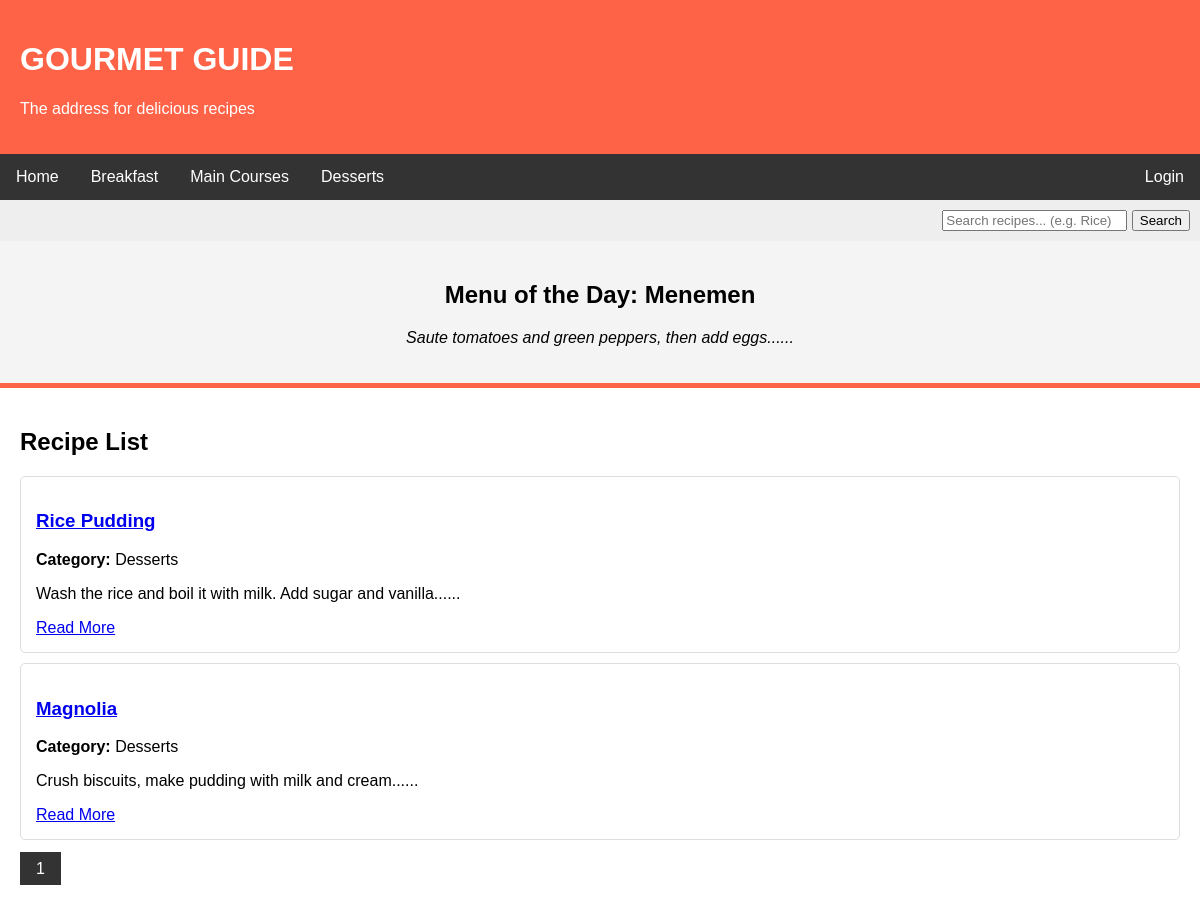
Page /index.php?category=Desserts on the committed database.
### tables this page shows
CREATE TABLE `recipes` (
  `id` int(11) NOT NULL,
  `title` varchar(255) NOT NULL,
  `category` varchar(100) NOT NULL,
  `content` text NOT NULL,
  `image_url` varchar(255) DEFAULT NULL,
  `created_at` datetime DEFAULT current_timestamp()
);

### index.php (the view, shortened to what this page needs)
<?php include 'db.php'; ?>
<!DOCTYPE html>
<html lang="en">
<head>
</head>
<body>
    <div class="header">
        <h1>GOURMET GUIDE</h1>
        <p>The address for delicious recipes</p>
    </div>
    <div class="menu">
        <a href="index.php">Home</a>
        <a href="index.php?category=Breakfast">Breakfast</a>
        <a href="index.php?category=Main Courses">Main Courses</a>
        <a href="index.php?category=Desserts">Desserts</a>
        <a href="login.php" style="float:right">Login</a>
    </div>
    <div style="background:#eee; padding:10px; text-align:right;">
        <form action="index.php" method="GET">
            <input type="text" name="search" placeholder="Search recipes... (e.g. Rice)">
            <button type="submit">Search</button>
        </form>
    </div>
    <div class="slider">
        <?php
        $sql_slider = "SELECT * FROM recipes ORDER BY RAND() LIMIT 1";
        $result_slider = mysqli_query($link, $sql_slider);
        if($row = mysqli_fetch_assoc($result_slider)){
            echo "<h2>Menu of the Day: " . $row['title'] . "</h2>";
            echo "<p><i>" . substr($row['content'], 0, 50) . "...</i></p>";
        }
        ?>
    </div>
    <div class="container">
        <h2>Recipe List</h2>
        <?php
        $page = isset($_GET['page']) ? (int)$_GET['page'] : 1;
        $limit = 3;
        $offset = ($page - 1) * $limit;
        $where = "WHERE 1=1";
        if(isset($_GET['category'])){
            $category = $_GET['category'];
            $where .= " AND category = '$category'";
        }
        $sql = "SELECT * FROM recipes $where LIMIT $offset, $limit";
        $result = mysqli_query($link, $sql);
        if(mysqli_num_rows($result) > 0){
            while($row = mysqli_fetch_assoc($result)){
                echo "<div class='recipe-box'>";
                echo "<h3><a href='detail.php?id=".$row['id']."'>" . $row['title'] . "</a></h3>";
                echo "<p><b>Category:</b> " . $row['category'] . "</p>";
                echo "<p>" . substr($row['content'], 0, 100) . "...</p>";
                echo "<a href='detail.php?id=".$row['id']."'>Read More</a>";
                echo "</div>";
            }
        } else {
            echo "No recipes found.";
        }
        ?>
        <div class="pagination">
            <?php
            $sql_total = "SELECT COUNT(*) as total FROM recipes $where";
            $res_total = mysqli_query($link, $sql_total);
            $data_total = mysqli_fetch_assoc($res_total);
            $total_pages = ceil($data_total['total'] / $limit);
            for($p = 1; $p <= $total_pages; $p++) {
                echo "<a href='index.php?page=$p'>$p</a>";
            }
            ?>
        </div>
    </div>
</body>
</html>

### index.php (style rules this page uses)
body { font-family: sans-serif; margin: 0; padding: 0; }
.header { background: #ff6347; padding: 20px; color: white; }
.menu { background: #333; overflow: hidden; }
.menu a { float: left; display: block; color: white; padding: 14px 16px; text-decoration: none; }
.slider { background-color: #f4f4f4; padding: 20px; text-align: center; border-bottom: 5px solid #ff6347; }
.container { padding: 20px; }
.recipe-box { border: 1px solid #ddd; padding: 15px; margin-bottom: 10px; border-radius: 5px; }
.pagination { margin-top: 20px; }
.pagination a { padding: 8px 16px; background: #333; color: white; text-decoration: none; margin-right: 5px; }

### rows in the picture
recipes: title "Menemen", content "Saute tomatoes and green peppers, then add eggs..."
recipes: title "Rice Pudding", category "Desserts", content "Wash the rice and boil it with milk. Add sugar and vanilla..."
recipes: title "Magnolia", category "Desserts", content "Crush biscuits, make pudding with milk and cream..."
